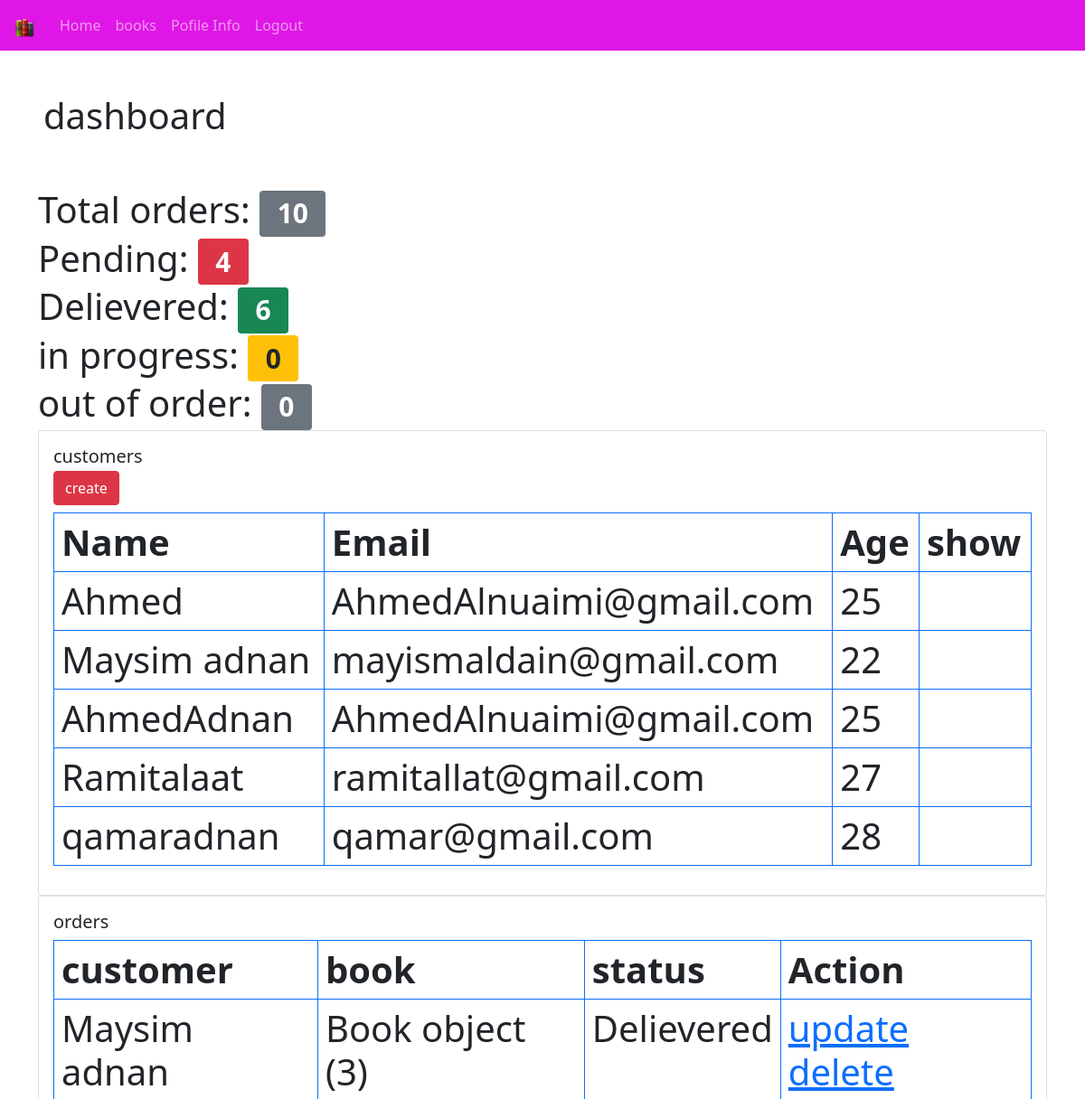
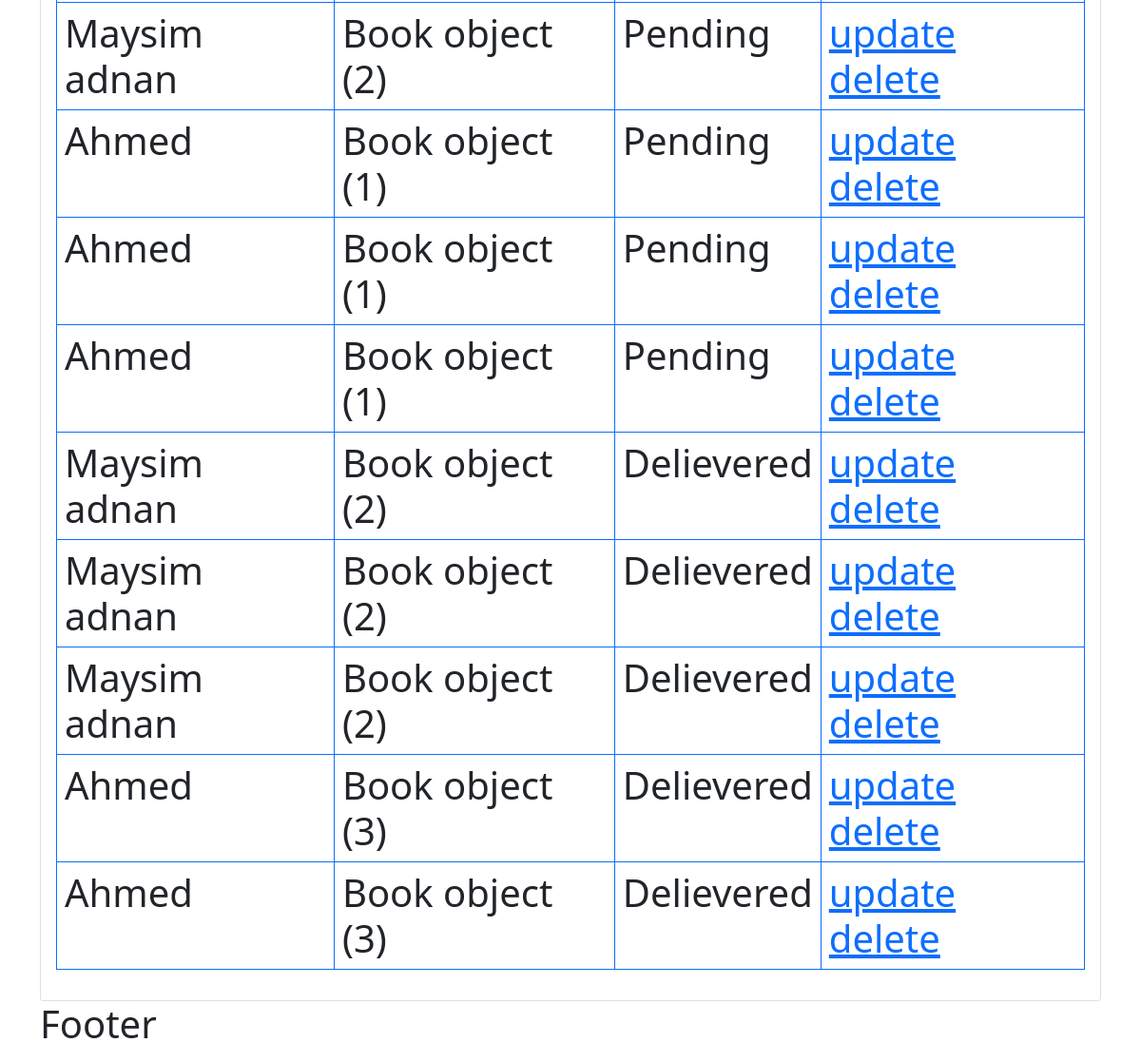
The app's page / (signed in) with its own data (2 pictures, top to bottom).
### bookstore/models.py (models this page shows)
class Customer(models.Model):
    user=models.OneToOneField(User,null=True, on_delete=models.CASCADE)
    Name=models.CharField(max_length=190,null=True)
    Email=models.CharField(max_length=190,null=True)
    phone=models.CharField(max_length=190,null=True)
    Age=models.CharField(max_length=190,null=True)
    date_created=models.DateTimeField(auto_now_add=True,null=True)
    advater=models.ImageField(blank=True,null=True,default="person1.jpg")
    def __str__(self):
        return self.Name

class Order(models.Model):
    STATUS=(
        ('Pending','Pending'),
        ('Delievered','Delievered'),
        ('out of order', 'out of order'),
        ('in progress', 'in progress')
    )
    customer=models.ForeignKey(Customer,null=True,on_delete=models.SET_NULL)
    book=models.ForeignKey(Book,null=True,on_delete=models.SET_NULL)
    tags=models.ManyToManyField(Tag)
    date_created=models.DateTimeField(auto_now_add=True,null=True)
    status=models.CharField(max_length=190,null=True,choices=STATUS)

class Book(models.Model):
    CATEGORY=(
        ('Classics','Classics'),
        ('Comic Book','Comic Book'),
        ('Fantasy', 'Fantasy'),
        ('Horror', 'Horror')
    )
    name=models.CharField(max_length=190,null=True)
    author=models.CharField(max_length=190,null=True)
    price=models.FloatField(null=True)
    category=models.CharField(max_length=190,null=True,choices=CATEGORY)
    description=models.CharField(max_length=190,null=True)
    tags=models.ManyToManyField(Tag)
    date_created=models.DateTimeField(auto_now_add=True,null=True)

### bookstore/decorators.py (the view)
        def wrapper_func(request, *args, **kwargs):
            group=None
            if request.user.groups.exists():
               group = request.user.groups.all()[0].name
            if group in allowedGroups:
               return view_func(request, *args, **kwargs)
            else:
                return redirect('userProfile')

### bookstore/views.py (called while the page is built)
@login_required(login_url='login')
@allowedUsers(allowedGroups=['admin'])
@forAdmins
def home(request):
    customers=Customer.objects.all()
    orders=Order.objects.all()
    t_orders=orders.count()
    p_orders=orders.filter(status='Pending').count()
    d_orders=orders.filter(status='Delievered').count()
    in_orders=orders.filter(status='in progress').count()
    out_orders=orders.filter(status='out of order').count()
    context={'customers': customers,
             'orders':orders,
             't_orders':t_orders,
             'p_orders':p_orders,
             'd_orders':d_orders,
             'in_orders':in_orders,
             'out_orders':out_orders,}
    return render (request , 'bookstore/dashboard.html',context)

### bookstore/templates/bookstore/dashboard.html (shortened to what this page needs)
{% extends 'bookstore/main.html' %}
{%block content%}
<h1 class="p-5">dashboard<h1>
<div class="container">
  <div class="col">
    <div class="col-sm">
      Total orders: <span class="badge bg-secondary">{{t_orders}}</span>
    </div>
    <div class="col-sm">
    Pending: <span class="badge bg-danger">{{p_orders}}</span>
    </div>
    <div class="col-sm">
    Delievered: <span class="badge bg-success">{{d_orders}}</span>
    </div>
    <div class="col-sm">
    in progress: <span class="badge bg-warning text-dark">{{in_orders}}</span>
    </div>
    <div class="col-sm">
    out of order: <span class="badge bg-secondary">{{out_orders}}</span>
    </div>
  </div>
</div>
<div class="container">
  <div class="row">
    <div class="col-sm">
      <div class="card" >
  <div class="card-body">
    <h5 class="card-title">customers </h5>
    <h6 class="card-subtitle mb-2 text-muted"><a class="btn btn-danger" href="#">create</a></h6>
       <table class="table table-bordered border-primary">
  <thead>
    <tr>
      <th scope="col">Name</th>
      <th scope="col">Email</th>
      <th scope="col">Age</th>
      <th scope="col">show</th>
    </tr>
  </thead>
  <tbody>
      {% for item in customers %}
        <tr>
      <td>{{item.Name}}</td>
      <td>{{item.Email}}</td>
      <td>{{item.Age}}</td>
      <td><a href="{% url 'customer' item.id %}">  </a>
      </td>
      </tr>
    {% endfor %}
  </tbody>
</table>
  </div>
</div>
    </div>
    <div class="col-sm">
      <div class="card" >
  <div class="card-body">
    <h5 class="card-title">orders </h5>
       <table class="table table-bordered border-primary">
  <thead>
    <tr>
      <th scope="col">customer</th>
      <th scope="col">book</th>
      <th scope="col">status</th>
      <th scope="col">Action</th>
    </tr>
  </thead>
  <tbody>
      {% for item in orders %}
        <tr>
      <td>{{item.customer}}</td>
      <td>{{item.book}}</td>
      <td>{{item.status}}</td>
      <td>
      <a href="{% url 'update' item.id %}">update</a>
      <a href="{% url 'delete' item.id %}">delete</a>
      </td>
      </tr>
    {% endfor %}
  </tbody>
</table>
</div>
  </div>
</div>
{% endblock%}

### bookstore/templates/bookstore/main.html (shortened to what this page needs)
{% load static %}
<!DOCTYPE html>
<html>
<head>
<link href="https://cdn.jsdelivr.net/npm/bootstrap@5.0.0-beta1/dist/css/bootstrap.min.css" rel="stylesheet">
<link rel='stylesheet' type="text/css" href=" {% static '/css/style.css' %}">
</head>
<body>
{% include 'bookstore/Navbar.html' %}
{% block content %}
{% endblock %}
<h1>Footer</h1>
</body>
</html>

### bookstore/templates/bookstore/Navbar.html (shortened to what this page needs)
{% load static %}
<nav class="navbar navbar-expand-lg navbar-dark bg-primary">
  <div class="container-fluid">
    <a class="navbar-brand" href="{% url 'home' %}">
    <img src="{%  static '/images/book.png' %}" alt="" width="30" height="24">
    </a>
    <div class="collapse navbar-collapse" id="navbarSupportedContent">
      <ul class="navbar-nav me-auto mb-2 mb-lg-0">
      {% if request.user.is_staff%}
        <li class="nav-item">
          <a class="nav-link" href="{% url 'home' %}">Home</a>
        </li>
        <li class="nav-item">
          <a class="nav-link" href="{% url 'books' %}">books</a>
        </li>
  {% endif %}
        <li class="nav-item">
          <a class="nav-link" href="{% url 'profile_info' %}">Pofile Info</a>
        </li>
         <li class="nav-item">
          <a class="nav-link" href="{% url 'logout' %}">Logout</a>
        </li>
      </ul>
    </div>
  </div>
</nav>

### bookstore/static/css/style.css (style rules this page uses)
.bg-primary { background-color: #df17e6!important; }

### records on screen
Customer: Name "Ahmed", Email "AhmedAlnuaimi@gmail.com", Age "25"
Customer: Name "Maysim adnan", Email "mayismaldain@gmail.com", Age "22"
Customer: Name "AhmedAdnan", Email "AhmedAlnuaimi@gmail.com", Age "25"
Customer: Name "Ramitalaat", Email "ramitallat@gmail.com", Age "27"
Customer: Name "qamaradnan", Email "qamar@gmail.com", Age "28"
Order: customer "Maysim adnan", book "Book object (3)", status "Delievered"
Order: customer "Maysim adnan", book "Book object (2)", status "Pending"
Order: customer "Ahmed", book "Book object (1)", status "Pending"
Order: customer "Ahmed", book "Book object (1)", status "Pending"
Order: customer "Ahmed", book "Book object (1)", status "Pending"
Order: customer "Maysim adnan", book "Book object (2)", status "Delievered"
Order: customer "Maysim adnan", book "Book object (2)", status "Delievered"
Order: customer "Maysim adnan", book "Book object (2)", status "Delievered"
Order: customer "Ahmed", book "Book object (3)", status "Delievered"
Order: customer "Ahmed", book "Book object (3)", status "Delievered"

### other values on screen
{{ t_orders }} "10"
{{ p_orders }} "4"
{{ d_orders }} "6"
{{ in_orders }} "0"
{{ out_orders }} "0"
